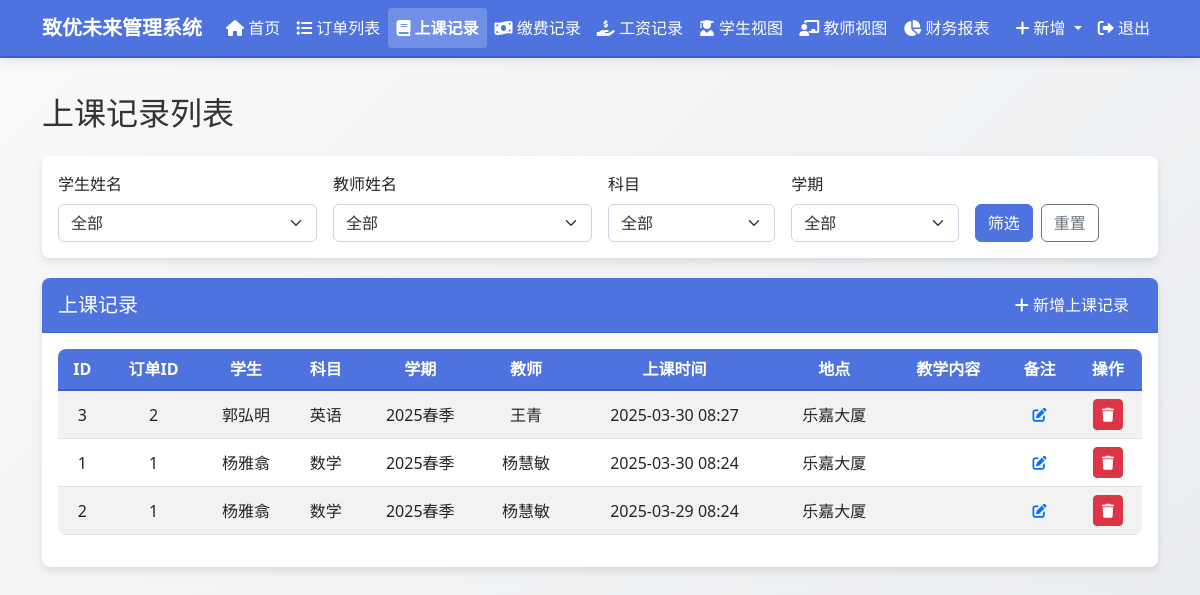
Screenshot of /class_records (signed in) with the database file from the repository.
### models.py (models this page shows)
class ClassRecord(db.Model):
    id = db.Column(db.Integer, primary_key=True)
    order_id = db.Column(db.Integer, db.ForeignKey('order.id'), nullable=False)
    student_name = db.Column(db.String(100), nullable=False)
    subject = db.Column(db.String(100), nullable=False)
    semester = db.Column(db.String(100), nullable=False)
    teacher_name = db.Column(db.String(100), nullable=False)
    class_content = db.Column(db.Text, nullable=True)
    class_time = db.Column(db.DateTime, nullable=False, default=datetime.now)
    location = db.Column(db.String(100), nullable=False)
    note = db.Column(db.Text, nullable=True)
    created_at = db.Column(db.DateTime, default=datetime.now)

### routes.py (the view)
@app.route('/class_records')
@login_required
def class_records_list():
    student_name = request.args.get('student_name', '')
    teacher_name = request.args.get('teacher_name', '')
    subject = request.args.get('subject', '')
    semester = request.args.get('semester', '')
    query = ClassRecord.query
    if student_name:
        query = query.filter(ClassRecord.student_name == student_name)
    if teacher_name:
        query = query.filter(ClassRecord.teacher_name == teacher_name)
    if subject:
        query = query.filter(ClassRecord.subject == subject)
    if semester:
        query = query.filter(ClassRecord.semester == semester)
    class_records = query.order_by(ClassRecord.class_time.desc()).all()
    all_students = db.session.query(ClassRecord.student_name).distinct().all()
    all_teachers = db.session.query(ClassRecord.teacher_name).distinct().all()
    all_subjects = db.session.query(ClassRecord.subject).distinct().all()
    all_semesters = db.session.query(ClassRecord.semester).distinct().all()
    order_form = OrderForm()
    class_record_form = ClassRecordForm()
    payment_record_form = PaymentRecordForm()
    salary_record_form = SalaryRecordForm()
    all_orders = Order.query.all()
    class_record_form.order_id.choices = [(order.id, f"{order.order_number} - {order.student_name} - {order.subject}") for order in all_orders]
    payment_record_form.order_id.choices = [(order.id, f"{order.order_number} - {order.student_name} - {order.subject}") for order in all_orders]
    salary_record_form.order_id.choices = [(order.id, f"{order.order_number} - {order.teacher_name} - {order.subject}") for order in all_orders]
    return render_template('class_records_list.html',
                           title='上课记录',
                           class_records=class_records,
                           all_students=[student[0] for student in all_students],
                           all_teachers=[teacher[0] for teacher in all_teachers],
                           all_subjects=[subject[0] for subject in all_subjects],
                           all_semesters=[semester[0] for semester in all_semesters],
                           selected_student=student_name,
                           selected_teacher=teacher_name,
                           selected_subject=subject,
                           selected_semester=semester,
                           edit_note_form=EditNoteForm(),
                           order_form=order_form,
                           class_record_form=class_record_form,
                           payment_record_form=payment_record_form,
                           salary_record_form=salary_record_form)

### forms.py
class OrderForm(FlaskForm):
    student_name = StringField('学生姓名', validators=[DataRequired()])
    subject = StringField('科目', validators=[DataRequired()])
    teacher_name = StringField('教师姓名', validators=[DataRequired()])
    semester = StringField('学期', validators=[DataRequired()])
    total_classes = IntegerField('总课程数', validators=[DataRequired(), NumberRange(min=1)])
    class_price = FloatField('课程单价', validators=[DataRequired(), NumberRange(min=0)])
    salary_price = FloatField('工资单价', validators=[DataRequired(), NumberRange(min=0)])
    order_note = TextAreaField('订单备注', validators=[Optional()])
    submit = SubmitField('保存')

class ClassRecordForm(FlaskForm):
    order_id = SelectField('订单编号', validators=[DataRequired()], coerce=int)
    student_name = StringField('学生姓名', render_kw={'readonly': True})
    subject = StringField('科目', render_kw={'readonly': True})
    semester = StringField('学期', render_kw={'readonly': True})
    teacher_name = StringField('教师姓名', render_kw={'readonly': True})
    class_content = TextAreaField('教学内容', validators=[Optional()])
    class_time = DateTimeLocalField('上课时间', format='%Y-%m-%dT%H:%M', validators=[DataRequired()], default=datetime.now)
    location = StringField('地点', validators=[DataRequired()])
    note = TextAreaField('备注', validators=[Optional()])
    submit = SubmitField('保存')

### app.py (called while the page is built)
@login_manager.user_loader
def load_user(user_id):
    from models import User
    return User.query.get(int(user_id))

### templates/class_records_list.html (shortened to what this page needs)
{% extends "layout.html" %}
{% block content %}
<h2 class="mb-4">上课记录列表</h2>
<div class="card filter-card">
    <div class="card-body">
        <form method="get" action="{{ url_for('class_records_list') }}" class="row g-3">
            <div class="col-md-3">
                <label for="student_name" class="form-label">学生姓名</label>
                <select name="student_name" id="student_name" class="form-select">
                    <option value="">全部</option>
                </select>
            </div>
            <div class="col-md-3">
                <label for="teacher_name" class="form-label">教师姓名</label>
                <select name="teacher_name" id="teacher_name" class="form-select">
                    <option value="">全部</option>
                </select>
            </div>
            <div class="col-md-2">
                <label for="subject" class="form-label">科目</label>
                <select name="subject" id="subject" class="form-select">
                    <option value="">全部</option>
                </select>
            </div>
            <div class="col-md-2">
                <label for="semester" class="form-label">学期</label>
                <select name="semester" id="semester" class="form-select">
                    <option value="">全部</option>
                </select>
            </div>
            <div class="col-md-2 d-flex align-items-end">
                <button type="submit" class="btn btn-primary">筛选</button>
                <a href="{{ url_for('class_records_list') }}" class="btn btn-outline-secondary ms-2">重置</a>
            </div>
        </form>
    </div>
</div>
<div class="card">
    <div class="card-header d-flex justify-content-between align-items-center">
        <h5 class="mb-0">上课记录</h5>
        <button type="button" class="btn btn-primary" data-bs-toggle="modal" data-bs-target="#newClassRecordModal">
            <i class="fas fa-plus"></i> 新增上课记录
        </button>
    </div>
    <div class="card-body">
        {% if class_records %}
        <div class="table-responsive">
            <table class="table table-striped table-hover">
                <thead>
                    <tr>
                        <th>ID</th>
                        <th>订单ID</th>
                        <th>学生</th>
                        <th>科目</th>
                        <th>学期</th>
                        <th>教师</th>
                        <th>上课时间</th>
                        <th>地点</th>
                        <th>教学内容</th>
                        <th>备注</th>
                        <th>操作</th>
                    </tr>
                </thead>
                <tbody>
                    {% for record in class_records %}
                    <tr>
                        <td>{{ record.id }}</td>
                        <td>{{ record.order_id }}</td>
                        <td>{{ record.student_name }}</td>
                        <td>{{ record.subject }}</td>
                        <td>{{ record.semester }}</td>
                        <td>{{ record.teacher_name }}</td>
                        <td>{{ record.class_time.strftime('%Y-%m-%d %H:%M') }}</td>
                        <td>{{ record.location }}</td>
                        <td>{{ record.class_content }}</td>
                        <td>
                            <button type="button" class="btn btn-sm btn-link edit-note"
                                    data-bs-toggle="modal" data-bs-target="#editNoteModal"
                                    data-note-id="{{ record.id }}"
                                    data-note-type="class_note"
                                    data-note-text="{{ record.note or '' }}">
                                <i class="fas fa-edit"></i>
                            </button>
                        </td>
                        <td>
                            <button type="button" class="btn btn-sm btn-danger delete-class-record"
                                    data-record-id="{{ record.id }}"
                                    data-student-name="{{ record.student_name }}"
                                    data-class-time="{{ record.class_time.strftime('%Y-%m-%d %H:%M') }}">
                                <i class="fas fa-trash"></i>
                            </button>
                        </td>
                    </tr>
                    {% endfor %}
                </tbody>
            </table>
        </div>
        {% else %}
        <div class="alert alert-info">暂无上课记录</div>
        {% endif %}
    </div>
</div>
{% endblock %}

### static/css/style.css (style rules this page uses)
td { position: relative; }
body { font-family: 'Segoe UI', Tahoma, Geneva, Verdana, sans-serif; color: #333; background-color: #f8f9fa; background-image: linear-gradient(135deg, #f8f9fa 0%, #e9ecef 100%); background-attachment: fixed; }
.card { border: none; border-radius: 8px; box-shadow: 0 4px 8px rgba(0, 0, 0, 0.1); margin-bottom: 20px; background-color: #fff; transition: transform 0.2s ease-in-out; }
.card-header { border-radius: 8px 8px 0 0 !important; font-weight: bold; background-color: #4e73df !important; color: white; border-bottom: 1px solid #3a5fc9; }
.table { background-color: #fff; border-radius: 8px; overflow: hidden; }
.table thead th { background-color: #4e73df; color: white; border-bottom: 2px solid #3a5fc9; text-align: center; vertical-align: middle; }
.table tbody td { text-align: center; vertical-align: middle; }
.btn-primary { background-color: #4e73df; border-color: #4e73df; }
.form-control, .form-select { background-color: #fff; border: 1px solid #d1d3e2; color: #333; }

### rows the page displays
ClassRecord: id "3", order_id "2", student_name "郭弘明", subject "英语", semester "2025春季", teacher_name "王青", class_time "2025-03-30 08:27", location "乐嘉大厦"
ClassRecord: id "1", order_id "1", student_name "杨雅翕", subject "数学", semester "2025春季", teacher_name "杨慧敏", class_time "2025-03-30 08:24", location "乐嘉大厦"
ClassRecord: id "2", order_id "1", student_name "杨雅翕", subject "数学", semester "2025春季", teacher_name "杨慧敏", class_time "2025-03-29 08:24", location "乐嘉大厦"
